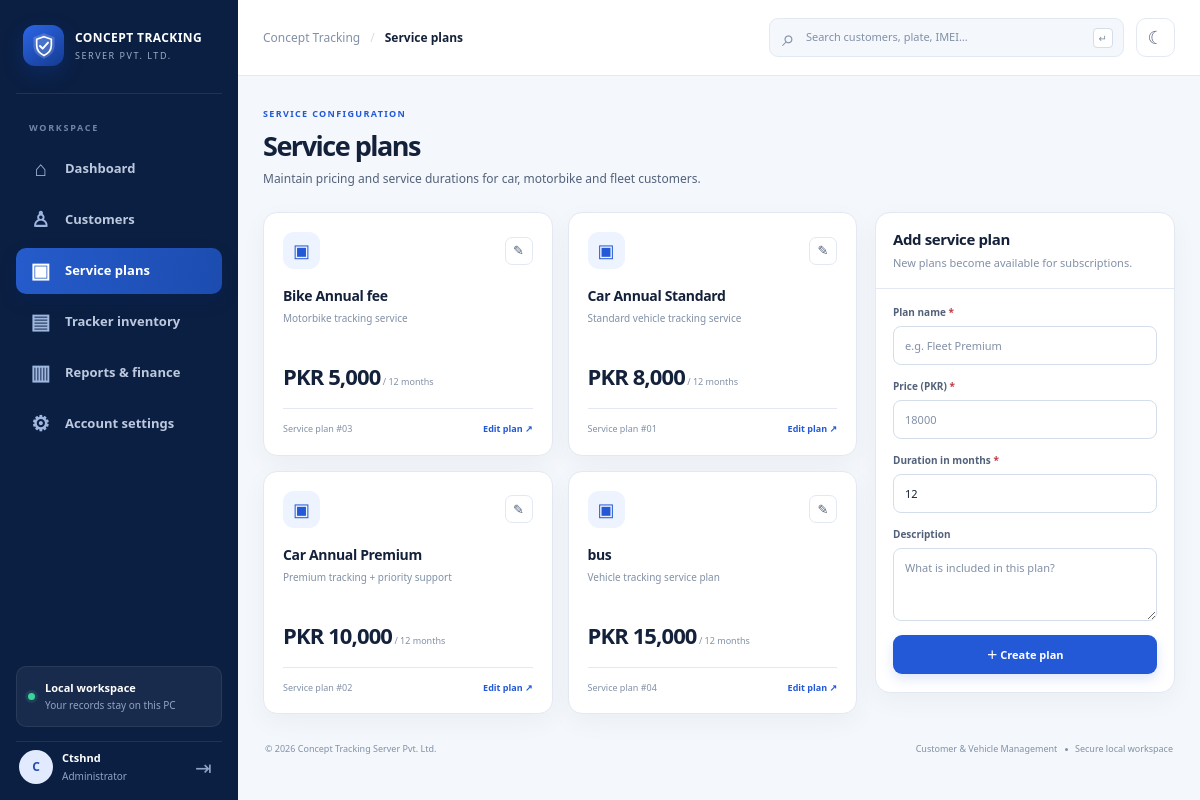
/plans (signed in), run on the app's committed database.
### tables this page shows
CREATE TABLE plans (
        id INTEGER PRIMARY KEY AUTOINCREMENT,
        name TEXT NOT NULL,
        amount REAL NOT NULL,
        duration_months INTEGER NOT NULL DEFAULT 12,
        description TEXT
    );

### app.py (the view, shortened to what this page needs)
@app.route("/plans", methods=["GET", "POST"])
def plans():
    conn = db()
    rows = conn.execute("SELECT * FROM plans ORDER BY amount").fetchall()
    conn.close()
    return render_template("plans.html", plans=rows)

### app.py (called while the page is built)
def db():
    conn = sqlite3.connect(DB_PATH)
    conn.row_factory = sqlite3.Row
    conn.execute("PRAGMA foreign_keys = ON")
    return conn

def money(value):
    return f"PKR {float(value or 0):,.0f}"

@app.template_filter("money")
def money_filter(value):
    return money(value)

@app.before_request
def require_login():
    if request.method == "POST":
        expected = session.get("csrf_token", "")
        submitted = request.form.get("_csrf_token", "")
        if not expected or not submitted or not hmac.compare_digest(expected, submitted):
            abort(400, description="The form expired or could not be verified. Refresh the page and try again.")
    public_endpoints = {"login", "setup_admin", "static"}
    if request.endpoint not in public_endpoints and not session.get("logged_in"):
        return redirect(url_for("login", next=request.path))

### templates/plans.html
{% extends 'base.html' %}
{% block title %}Service plans{% endblock %}{% block breadcrumb %}Service plans{% endblock %}
{% block content %}
<section class="page-heading-row"><div><span class="eyebrow">SERVICE CONFIGURATION</span><h1>Service plans</h1><p>Maintain pricing and service durations for car, motorbike and fleet customers.</p></div></section>
<section class="plans-layout"><div class="plans-cards">{% for plan in plans %}<article class="plan-card"><div class="plan-card-top"><span class="plan-icon">▣</span><a href="{{ url_for('edit_plan', plan_id=plan.id) }}" class="action-icon" title="Edit plan">✎</a></div><h2>{{ plan.name }}</h2><p>{{ plan.description or 'Vehicle tracking service plan' }}</p><div class="plan-price">{{ plan.amount|money }}<small> / {{ plan.duration_months }} month{{ '' if plan.duration_months == 1 else 's' }}</small></div><div class="plan-card-foot"><span>Service plan #{{ '%02d'|format(plan.id) }}</span><a href="{{ url_for('edit_plan', plan_id=plan.id) }}">Edit plan ↗</a></div></article>{% endfor %}</div>
<article class="panel add-plan-panel"><div class="panel-heading"><div><h2>Add service plan</h2><p>New plans become available for subscriptions.</p></div></div><form method="post" class="stacked-form"><input type="hidden" name="_csrf_token" value="{{ csrf_token }}"><div class="form-field"><label>Plan name <b>*</b></label><input name="name" required placeholder="e.g. Fleet Premium"></div><div class="form-field"><label>Price (PKR) <b>*</b></label><input name="amount" type="number" min="1" step="1" required placeholder="18000"></div><div class="form-field"><label>Duration in months <b>*</b></label><input name="duration_months" type="number" min="1" value="12" required></div><div class="form-field"><label>Description</label><textarea name="description" rows="3" placeholder="What is included in this plan?"></textarea></div><button type="submit" class="btn btn-primary btn-block">＋ Create plan</button></form></article></section>
{% endblock %}

### data on the page
plans: name "Bike Annual fee", description "Motorbike tracking service", amount "PKR 5,000", duration_months "12", duration_months "s", id "03"
plans: name "Car Annual Standard", description "Standard vehicle tracking service", amount "PKR 8,000", duration_months "12", duration_months "s", id "01"
plans: name "Car Annual Premium", description "Premium tracking + priority support", amount "PKR 10,000", duration_months "12", duration_months "s", id "02"
plans: name "bus", description "Vehicle tracking service plan", amount "PKR 15,000", duration_months "12", duration_months "s", id "04"

### other printed values
{{ (session.get('username','A')[0] or 'A')|upper }} "C"
{{ session.get('username','Admin')|title }} "Ctshnd"
